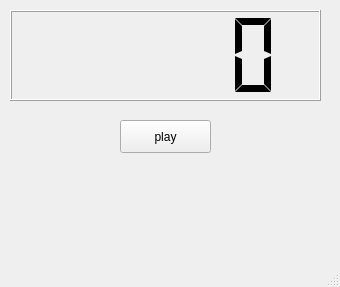
<?xml version="1.0" encoding="UTF-8"?>
<ui version="4.0">
 <class>MainWindow</class>
 <widget class="QMainWindow" name="MainWindow">
  <property name="geometry">
   <rect>
    <x>0</x>
    <y>0</y>
    <width>340</width>
    <height>287</height>
   </rect>
  </property>
  <property name="windowTitle">
   <string>MainWindow</string>
  </property>
  <widget class="QWidget" name="centralwidget">
   <widget class="QLCDNumber" name="lcdNumber">
    <property name="geometry">
     <rect>
      <x>10</x>
      <y>10</y>
      <width>311</width>
      <height>91</height>
     </rect>
    </property>
    <property name="segmentStyle">
     <enum>QLCDNumber::Flat</enum>
    </property>
    <property name="intValue" stdset="0">
     <number>0</number>
    </property>
   </widget>
   <widget class="QPushButton" name="pushButton">
    <property name="geometry">
     <rect>
      <x>120</x>
      <y>120</y>
      <width>91</width>
      <height>33</height>
     </rect>
    </property>
    <property name="text">
     <string>play</string>
    </property>
   </widget>
  </widget>
  <widget class="QMenuBar" name="menubar">
   <property name="geometry">
    <rect>
     <x>0</x>
     <y>0</y>
     <width>340</width>
     <height>29</height>
    </rect>
   </property>
  </widget>
  <widget class="QStatusBar" name="statusbar"/>
 </widget>
 <resources/>
 <connections/>
</ui>
